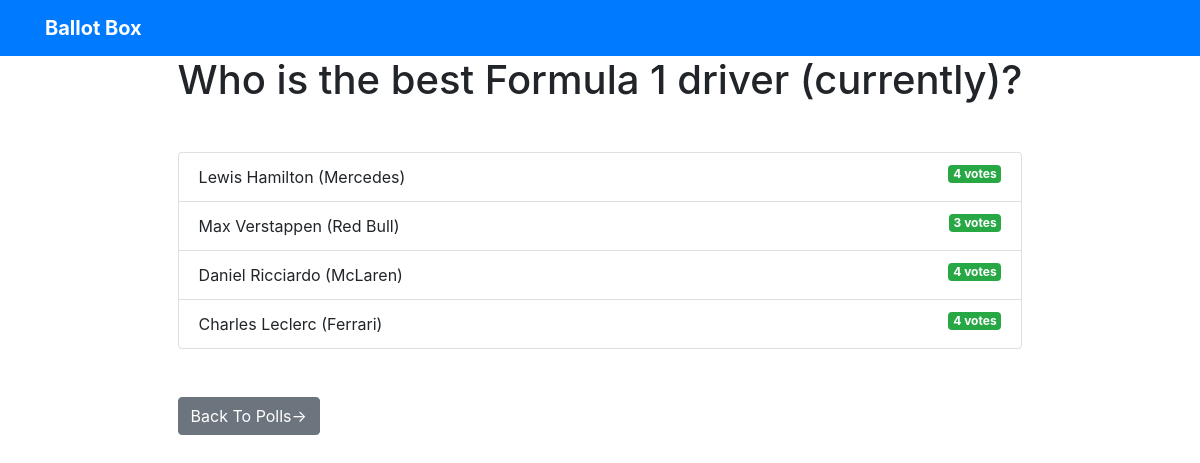
The app's page /polls/1/results/, older data.
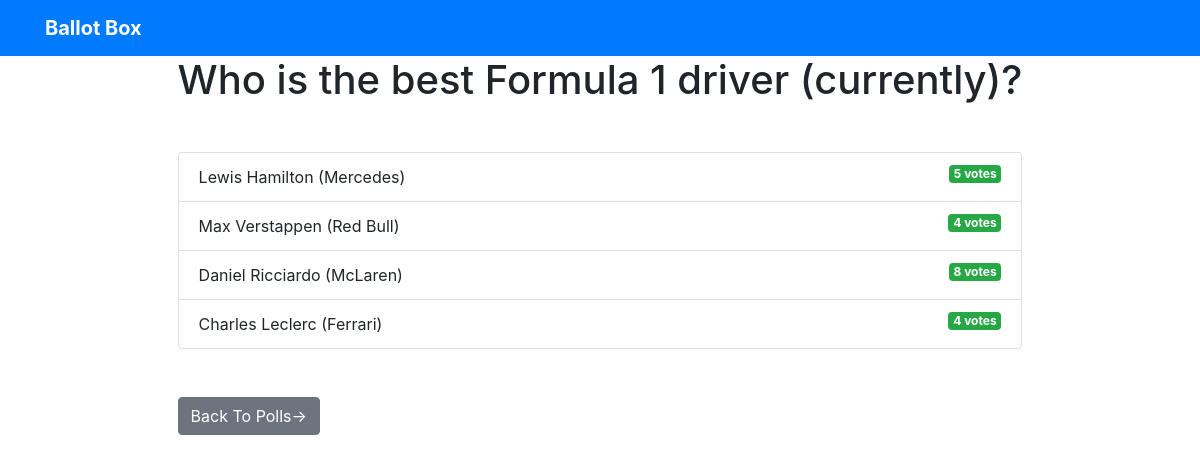
The same page, newer data.
### VotingApp/models.py (models this page shows)
class Choice(models.Model):
    question = models.ForeignKey(Question, on_delete = models.CASCADE)
    choice_text = models.CharField(max_length = 250)
    votes = models.IntegerField(default=0)

### VotingApp/views.py (the view)
def results(request, question_id):
    question = get_object_or_404(Question, pk = question_id)
    return render(request, 'polls/results.html',
                    {'question':question})

### Templates/polls/results.html
{% extends 'base.html' %}
{% block content %}
<h1 class ="mb-5 text-center">{{ question.question_text }}</h1>
<ul class ="list-group mb-5">
	{% for choice in question.choice_set.all %}
	<li class ="list-group-item">
		{{ choice.choice_text }} <span class ="badge badge-success float-right">{{ choice.votes }}
			vote{{ choice.votes | pluralize }}</span>
	</li>
	{% endfor %}
</ul>
<a class ="btn btn-secondary" href ="{% url 'polls:index' %}">Back To Polls-></a>
{% endblock %}

Row changes from the older to the newer data that the page shows:
changed Choice "Lewis Hamilton (Mercedes)": votes "4" → "5"
changed Choice "Max Verstappen (Red Bull)": votes "3" → "4"
changed Choice "Daniel Ricciardo (McLaren)": votes "4" → "8"
